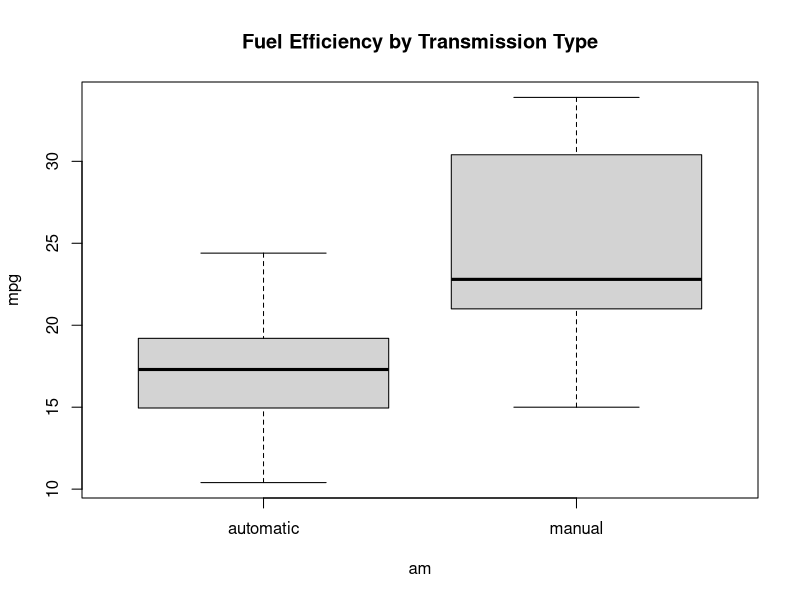
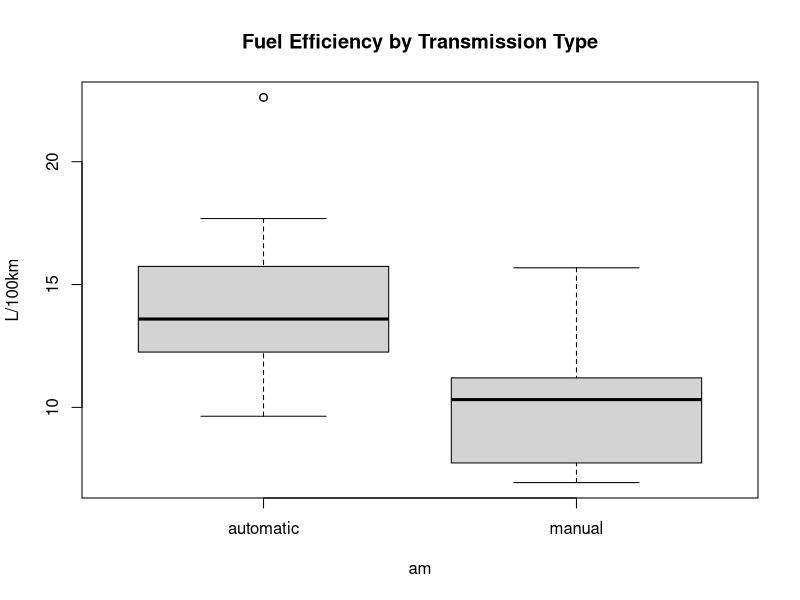

R code for these plots, in order:
## ---- chunk 1
library(datasets)
data(mtcars)
## ---- chunk 2
str(mtcars)
## ---- chunk 3
summary(mtcars$mpg)
table(mtcars$am)
## ---- chunk 4
mtcars$am  <- as.factor(mtcars$am)
class(mtcars$am)
levels(mtcars$am) <- c("automatic", "manual")
table(mtcars$am)
## ---- chunk 5
am_means <- tapply(mtcars$mpg, mtcars$am, mean)
am_means
## ---- chunk 6
boxplot(mpg ~ am, data = mtcars, 
        main = "Fuel Efficiency by Transmission Type",
        ylab = "mpg")
## ---- chunk 7
mtcars$lpkm  <- 235.214583 / mtcars$mpg
am_means_l <- tapply(mtcars$lpkm, mtcars$am, mean)
am_means_l
## ---- chunk 8
boxplot(lpkm ~ am, data = mtcars, 
        main = "Fuel Efficiency by Transmission Type",
        ylab = "L/100km")
